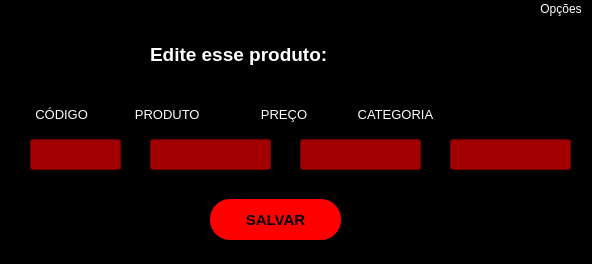
<?xml version="1.0" encoding="UTF-8"?>
<ui version="4.0">
 <class>MainWindow</class>
 <widget class="QMainWindow" name="MainWindow">
  <property name="geometry">
   <rect>
    <x>0</x>
    <y>0</y>
    <width>592</width>
    <height>264</height>
   </rect>
  </property>
  <property name="windowTitle">
   <string>Editar</string>
  </property>
  <property name="layoutDirection">
   <enum>Qt::RightToLeft</enum>
  </property>
  <property name="styleSheet">
   <string notr="true">background-color: rgb(0, 0, 0);
color: rgb(255, 255, 255);</string>
  </property>
  <widget class="QWidget" name="centralwidget">
   <widget class="QLabel" name="label">
    <property name="geometry">
     <rect>
      <x>150</x>
      <y>20</y>
      <width>231</width>
      <height>31</height>
     </rect>
    </property>
    <property name="font">
     <font>
      <pointsize>14</pointsize>
      <weight>75</weight>
      <bold>true</bold>
     </font>
    </property>
    <property name="styleSheet">
     <string notr="true">color: rgb(255, 255, 255);</string>
    </property>
    <property name="text">
     <string>Edite esse produto:</string>
    </property>
   </widget>
   <widget class="QLineEdit" name="codigo">
    <property name="geometry">
     <rect>
      <x>30</x>
      <y>120</y>
      <width>91</width>
      <height>31</height>
     </rect>
    </property>
    <property name="font">
     <font>
      <pointsize>10</pointsize>
     </font>
    </property>
    <property name="styleSheet">
     <string notr="true">background-color: rgb(162, 0, 0);</string>
    </property>
   </widget>
   <widget class="QLineEdit" name="produto">
    <property name="geometry">
     <rect>
      <x>150</x>
      <y>120</y>
      <width>121</width>
      <height>31</height>
     </rect>
    </property>
    <property name="font">
     <font>
      <pointsize>10</pointsize>
     </font>
    </property>
    <property name="styleSheet">
     <string notr="true">background-color: rgb(162, 0, 0);</string>
    </property>
   </widget>
   <widget class="QLineEdit" name="preco">
    <property name="geometry">
     <rect>
      <x>300</x>
      <y>120</y>
      <width>121</width>
      <height>31</height>
     </rect>
    </property>
    <property name="font">
     <font>
      <pointsize>10</pointsize>
     </font>
    </property>
    <property name="styleSheet">
     <string notr="true">background-color: rgb(162, 0, 0);</string>
    </property>
   </widget>
   <widget class="QLabel" name="label_2">
    <property name="geometry">
     <rect>
      <x>10</x>
      <y>80</y>
      <width>561</width>
      <height>31</height>
     </rect>
    </property>
    <property name="font">
     <font>
      <pointsize>10</pointsize>
     </font>
    </property>
    <property name="layoutDirection">
     <enum>Qt::LeftToRight</enum>
    </property>
    <property name="autoFillBackground">
     <bool>false</bool>
    </property>
    <property name="styleSheet">
     <string notr="true">color: rgb(255, 255, 255);</string>
    </property>
    <property name="text">
     <string>       CÓDIGO             PRODUTO                 PREÇO              CATEGORIA</string>
    </property>
   </widget>
   <widget class="QPushButton" name="salvar">
    <property name="geometry">
     <rect>
      <x>210</x>
      <y>180</y>
      <width>131</width>
      <height>41</height>
     </rect>
    </property>
    <property name="font">
     <font>
      <pointsize>11</pointsize>
      <weight>75</weight>
      <bold>true</bold>
     </font>
    </property>
    <property name="styleSheet">
     <string notr="true">color: rgb(0, 0, 0);
background-color: rgb(255, 0, 0);
border-radius: 20px</string>
    </property>
    <property name="text">
     <string>SALVAR</string>
    </property>
   </widget>
   <widget class="QLineEdit" name="categoria">
    <property name="geometry">
     <rect>
      <x>450</x>
      <y>120</y>
      <width>121</width>
      <height>31</height>
     </rect>
    </property>
    <property name="font">
     <font>
      <pointsize>10</pointsize>
     </font>
    </property>
    <property name="styleSheet">
     <string notr="true">background-color: rgb(162, 0, 0);</string>
    </property>
   </widget>
  </widget>
  <widget class="QMenuBar" name="menuBar">
   <property name="geometry">
    <rect>
     <x>0</x>
     <y>0</y>
     <width>592</width>
     <height>26</height>
    </rect>
   </property>
   <widget class="QMenu" name="menuOp_es">
    <property name="title">
     <string>Opções</string>
    </property>
    <addaction name="actionFeedback"/>
   </widget>
   <addaction name="menuOp_es"/>
  </widget>
  <action name="actionFeedback">
   <property name="text">
    <string>Feedback</string>
   </property>
  </action>
 </widget>
 <resources/>
 <connections/>
</ui>
